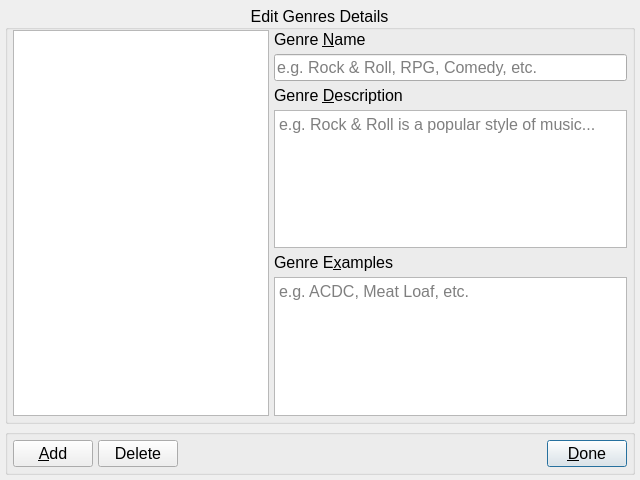
<?xml version="1.0" encoding="UTF-8"?>
<ui version="4.0">
    <class>dlg_edit_genres</class>
    <widget class="QDialog" name="dlg_edit_genres">
        <property name="geometry">
            <rect>
                <x>0</x>
                <y>0</y>
                <width>640</width>
                <height>480</height>
            </rect>
        </property>
        <property name="minimumSize">
            <size>
                <width>640</width>
                <height>480</height>
            </size>
        </property>
        <property name="maximumSize">
            <size>
                <width>1024</width>
                <height>768</height>
            </size>
        </property>
        <property name="font">
            <font>
                <family>Arial</family>
                <pointsize>12</pointsize>
            </font>
        </property>
        <property name="windowTitle">
            <string>Edit Genres</string>
        </property>
        <property name="modal">
            <bool>true</bool>
        </property>
        <layout class="QGridLayout" name="dlg_grid_layout">
            <property name="leftMargin">
                <number>5</number>
            </property>
            <property name="topMargin">
                <number>5</number>
            </property>
            <property name="rightMargin">
                <number>5</number>
            </property>
            <property name="bottomMargin">
                <number>5</number>
            </property>
            <property name="spacing">
                <number>5</number>
            </property>
            <item row="0" column="0">
                <widget class="QGroupBox" name="gb_genres">
                    <property name="font">
                        <font>
                            <family>Arial</family>
                            <pointsize>12</pointsize>
                        </font>
                    </property>
                    <property name="title">
                        <string>Edit Genres Details</string>
                    </property>
                    <property name="alignment">
                        <set>Qt::AlignCenter</set>
                    </property>
                    <layout class="QHBoxLayout" name="hl_genres" stretch="0,3">
                        <property name="spacing">
                            <number>5</number>
                        </property>
                        <property name="leftMargin">
                            <number>5</number>
                        </property>
                        <property name="topMargin">
                            <number>0</number>
                        </property>
                        <property name="rightMargin">
                            <number>5</number>
                        </property>
                        <property name="bottomMargin">
                            <number>5</number>
                        </property>
                        <item>
                            <widget class="QListView" name="lst_genres">
                                <property name="font">
                                    <font>
                                        <family>Arial</family>
                                        <pointsize>12</pointsize>
                                    </font>
                                </property>
                            </widget>
                        </item>
                        <item>
                            <layout class="QVBoxLayout" name="vl_genre_info">
                                <property name="spacing">
                                    <number>5</number>
                                </property>
                                <item>
                                    <widget class="QLabel" name="lbl_genre_name">
                                        <property name="font">
                                            <font>
                                                <family>Arial</family>
                                            </font>
                                        </property>
                                        <property name="text">
                                            <string>Genre &amp;Name</string>
                                        </property>
                                        <property name="buddy">
                                            <cstring>le_genre_name</cstring>
                                        </property>
                                    </widget>
                                </item>
                                <item>
                                    <widget class="QLineEdit" name="le_genre_name">
                                        <property name="font">
                                            <font>
                                                <family>Arial</family>
                                            </font>
                                        </property>
                                        <property name="placeholderText">
                                            <string>e.g. Rock &amp; Roll, RPG, Comedy, etc.</string>
                                        </property>
                                    </widget>
                                </item>
                                <item>
                                    <widget class="QLabel" name="lbl_genre_description">
                                        <property name="font">
                                            <font>
                                                <family>Arial</family>
                                            </font>
                                        </property>
                                        <property name="text">
                                            <string>Genre &amp;Description</string>
                                        </property>
                                        <property name="buddy">
                                            <cstring>te_genre_description</cstring>
                                        </property>
                                    </widget>
                                </item>
                                <item>
                                    <widget class="QPlainTextEdit" name="te_genre_description">
                                        <property name="font">
                                            <font>
                                                <family>Arial</family>
                                            </font>
                                        </property>
                                        <property name="tabChangesFocus">
                                            <bool>true</bool>
                                        </property>
                                        <property name="placeholderText">
                                            <string>e.g. Rock &amp; Roll is a popular style of music...</string>
                                        </property>
                                    </widget>
                                </item>
                                <item>
                                    <widget class="QLabel" name="lbl_genre_examples">
                                        <property name="font">
                                            <font>
                                                <family>Arial</family>
                                            </font>
                                        </property>
                                        <property name="text">
                                            <string>Genre E&amp;xamples</string>
                                        </property>
                                        <property name="buddy">
                                            <cstring>te_genre_examples</cstring>
                                        </property>
                                    </widget>
                                </item>
                                <item>
                                    <widget class="QPlainTextEdit" name="te_genre_examples">
                                        <property name="font">
                                            <font>
                                                <family>Arial</family>
                                            </font>
                                        </property>
                                        <property name="tabChangesFocus">
                                            <bool>true</bool>
                                        </property>
                                        <property name="placeholderText">
                                            <string>e.g. ACDC, Meat Loaf, etc.</string>
                                        </property>
                                    </widget>
                                </item>
                            </layout>
                        </item>
                    </layout>
                </widget>
            </item>
            <item row="1" column="0">
                <widget class="QGroupBox" name="gb_buttons">
                    <property name="font">
                        <font>
                            <family>Arial</family>
                            <pointsize>12</pointsize>
                        </font>
                    </property>
                    <property name="title">
                        <string/>
                    </property>
                    <layout class="QHBoxLayout" name="hl_buttons">
                        <property name="spacing">
                            <number>5</number>
                        </property>
                        <property name="leftMargin">
                            <number>5</number>
                        </property>
                        <property name="topMargin">
                            <number>5</number>
                        </property>
                        <property name="rightMargin">
                            <number>5</number>
                        </property>
                        <property name="bottomMargin">
                            <number>5</number>
                        </property>
                        <item>
                            <widget class="QPushButton" name="btn_add_genre">
                                <property name="font">
                                    <font>
                                        <family>Arial</family>
                                    </font>
                                </property>
                                <property name="text">
                                    <string>&amp;Add</string>
                                </property>
                                <property name="shortcut">
                                    <string>Alt+A</string>
                                </property>
                            </widget>
                        </item>
                        <item>
                            <widget class="QPushButton" name="btn_delete_genre">
                                <property name="font">
                                    <font>
                                        <family>Arial</family>
                                    </font>
                                </property>
                                <property name="text">
                                    <string>Delete</string>
                                </property>
                            </widget>
                        </item>
                        <item>
                            <spacer name="hs_right">
                                <property name="font">
                                    <font>
                                        <family>Arial</family>
                                    </font>
                                </property>
                                <property name="orientation">
                                    <enum>Qt::Horizontal</enum>
                                </property>
                                <property name="sizeHint" stdset="0">
                                    <size>
                                        <width>40</width>
                                        <height>20</height>
                                    </size>
                                </property>
                            </spacer>
                        </item>
                        <item>
                            <widget class="QPushButton" name="btn_done">
                                <property name="font">
                                    <font>
                                        <family>Arial</family>
                                    </font>
                                </property>
                                <property name="text">
                                    <string>&amp;Done</string>
                                </property>
                                <property name="shortcut">
                                    <string>Esc</string>
                                </property>
                                <property name="default">
                                    <bool>true</bool>
                                </property>
                            </widget>
                        </item>
                    </layout>
                </widget>
            </item>
        </layout>
    </widget>
    <resources/>
    <connections/>
</ui>
